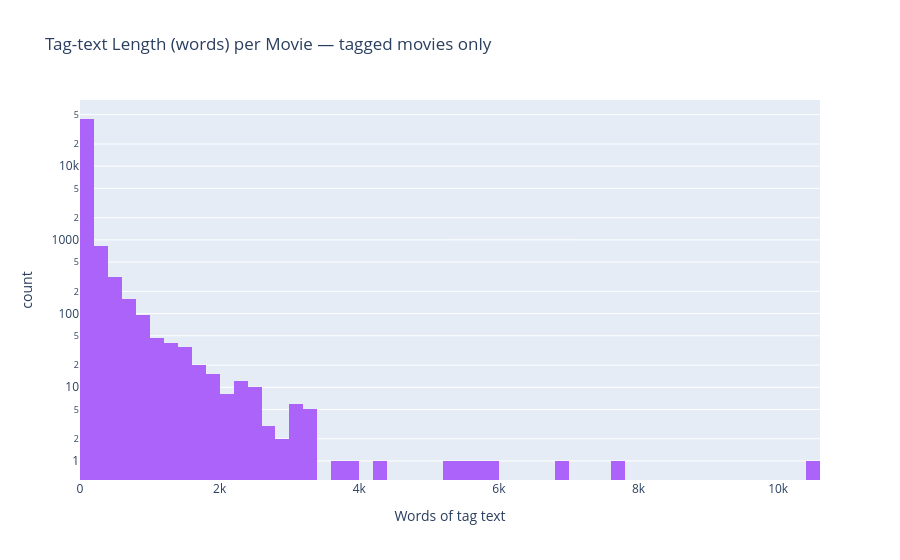

Notebook code for this chart:
### Markdown cell above
### Tag-text richness

The content text block is built from each movie's aggregated tags. How much text is
there per movie? Movies with no tags contribute only their title — so this distribution
tells us how strong the textual signal is across the catalogue.

### Code cell
word_count = movies["tags_text"].str.split().apply(len)
print("Tag-text length (words per movie):")
print(word_count.describe().round(1).to_string())

fig = px.histogram(
    word_count[word_count > 0], nbins=60, log_y=True,
    title="Tag-text Length (words) per Movie — tagged movies only",
    labels={"value": "Words of tag text", "count": "Number of movies"},
    color_discrete_sequence=["#AB63FA"],
)
fig.update_layout(showlegend=False)
save_fig(fig, "14_tagtext_wordcount")

### Figure 1 — Plotly figure (JSON) as saved in the notebook; plotly's stock layout.template omitted (floating-point values rounded to 4 significant figures; data arrays with more than 128 entries replaced by an {"elided": "..."} marker saying what was removed)
{"data": [{"bingroup": "x", "hovertemplate": "variable=tags_text<br>Words of tag text=%{x}<br>count=%{y}<extra></extra>", "legendgroup": "tags_text", "marker": {"color": "#AB63FA", "pattern": {"shape": ""}}, "name": "tags_text", "nbinsx": 60, "orientation": "v", "showlegend": true, "type": "histogram", "x": {"elided": "45251 int values"}, "xaxis": "x", "yaxis": "y"}], "layout": {"barmode": "relative", "legend": {"title": {"text": "variable"}, "tracegroupgap": 0}, "showlegend": false, "title": {"text": "Tag-text Length (words) per Movie — tagged movies only"}, "xaxis": {"anchor": "y", "domain": [0, 1], "title": {"text": "Words of tag text"}}, "yaxis": {"anchor": "x", "domain": [0, 1], "title": {"text": "count"}, "type": "log"}}}
